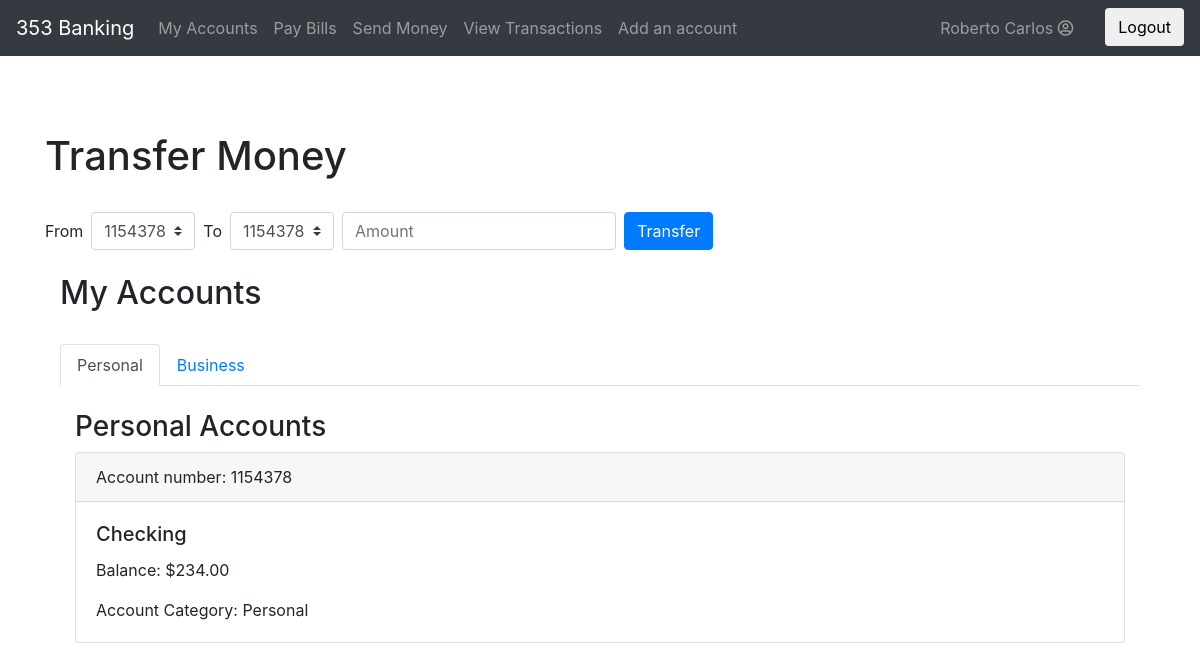
/index.php?page=accounts (signed in), run on the app's committed database.
### tables this page shows
CREATE TABLE `account` (
  `account_number` int(11) NOT NULL,
  `account_type` varchar(255) DEFAULT NULL,
  `account_interest` decimal(5,2) DEFAULT NULL,
  `balance` decimal(11,2) DEFAULT NULL,
  `charge_plan_id` int(11) DEFAULT NULL,
  `account_category` varchar(255) DEFAULT NULL,
  PRIMARY KEY (`account_number`),
  FOREIGN KEY (`charge_plan_id`) REFERENCES `charge_plan` (`charge_id`)
);

### classes/account/accountDAO.php (called while the page is built, shortened)
<?php
require_once 'account.php';
class AccountDAO {
	private $connectString;
	private $user;
	private $password;
	function __construct() {
		$this->connectString = "mysql:host=localhost;dbname=gec353_2;charset=utf8mb4";
		$this->user = "root";
		$this->password = "";
	}
	public function getAccountsByClient($id) {
		try {
			$pdo = new PDO($this->connectString, $this->user, $this->password);
			$pdo->setAttribute(PDO::ATTR_ERRMODE, PDO::ERRMODE_EXCEPTION);
			$stmt = $pdo->prepare("SELECT *
					FROM account
					JOIN client_account ON client_account.account_number = account.account_number
					JOIN client ON client_account.client_id = client.client_id
					WHERE client.client_id=:id");
			$stmt->bindValue(':id', $id);
			$stmt->execute();
			$stmt->setFetchMode(PDO::FETCH_CLASS | PDO::FETCH_PROPS_LATE, 'Account');
			while ($account = $stmt->fetch()) {
				$responseRow["number"] = $account->getNumber();
				$responseRow["type"] = $account->getType();
				$responseRow["balance"] = $account->getBalance();
				$responseRow["chargeId"] = $account->getChargeId();
				$responseRow["interest"] = $account->getInterest();
				$responseRow["category"] = $account->getCategory();
				$response[] = $responseRow;
			}
			return $response;
		} catch (PDOException $e) {
			echo ($e->getMessage());
		} finally {
			unset($pdo);
		}
	}
	public function getAccountsByClientAndCategory($id, $category) {
		try {
			$pdo = new PDO($this->connectString, $this->user, $this->password);
			$pdo->setAttribute(PDO::ATTR_ERRMODE, PDO::ERRMODE_EXCEPTION);
			$stmt = $pdo->prepare("SELECT *
					FROM account
					JOIN client_account ON client_account.account_number = account.account_number
					JOIN client ON client_account.client_id = client.client_id
					WHERE client.client_id=:id AND account_category=:category");
			$stmt->bindValue(':id', $id);
			$stmt->bindValue(':category', $category);
			$stmt->execute();
			$stmt->setFetchMode(PDO::FETCH_CLASS | PDO::FETCH_PROPS_LATE, 'Account');
			$response = [];
			while ($account = $stmt->fetch()) {
				$responseRow["number"] = $account->getNumber();
				$responseRow["type"] = $account->getType();
				$responseRow["balance"] = $account->getBalance();
				$responseRow["chargeId"] = $account->getChargeId();
				$responseRow["interest"] = $account->getInterest();
				$responseRow["category"] = $account->getCategory();
				$response[] = $responseRow;
			}
			return $response;
		} catch (PDOException $e) {
			echo ($e->getMessage());
		} finally {
			unset($pdo);
		}
	}
}

### classes/account/account.php (called while the page is built, shortened)
<?php
	class Account {
		private $account_number;
		private $account_type;
		private $balance;
		private $charge_plan_id;
		private $account_interest;
		private $account_category;
		public function getNumber(){
			return $this->account_number;
		}
		public function setNumber($account_number){
			$this->account_number = $account_number;
		}
		public function getType(){
			return $this->account_type;
		}
		public function setType($account_type){
			$this->account_type = $account_type;
		}
		public function getBalance(){
			return $this->balance;
		}
		public function setBalance($balance){
			$this->balance = $balance;
		}
		public function getChargeId(){
			return $this->charge_plan_id;
		}
		public function setChargeId($charge_plan_id){
			$this->charge_plan_id = $charge_plan_id;
		}
		public function getInterest(){
			return $this->account_interest;
		}
		public function setInterest($account_interest){
			$this->account_interest = $account_interest;
		}
		public function getCategory(){
			return $this->account_category;
		}
		public function setCategory($account_category){
			$this->account_category = $account_category;
		}
	}

### views/accounts.php (the view, shortened to what this page needs)
<main role="main" class="container my-5">
    <h1> Transfer Money </h1>
    <form class="form-inline" action="actions.php" method="post">
        <label class="mr-sm-2" for="inlineFormCustomSelect">From</label>
        <select class="custom-select mr-sm-2" id="inlineFormCustomSelect" name="from">
            <?php
            include 'classes/account/accountDAO.php';
            $db = new AccountDAO();
            foreach ($db->getAccountsByClient($_SESSION['client']['id']) as $account) {
                ?>
            <option value="<?php echo $account['number'] ?>"><?php echo $account['number'] ?></option>
            <?php }?>
        </select>
        <label class="mr-sm-2" for="inlineFormCustomSelect">To</label>
        <select class="custom-select mr-sm-2" id="inlineFormCustomSelect" name="to">
            <?php
                foreach ($db->getAccountsByClient($_SESSION['client']['id']) as $account) {
                    ?>
                <option value="<?php echo $account['number'] ?>"><?php echo $account['number'] ?></option>
            <?php }?>
        </select>
        <input type="number" class="form-control mb-2 mr-sm-2 mb-sm-0" id="inlineFormInputGroup" placeholder="Amount" name="amount">
        <button type="submit" class="btn btn-primary" name="transfer">Transfer</button>
    </form>
    <div class="container">
        <h2>My Accounts</h2>
        <br>
        <ul class="nav nav-tabs" role="tablist">
            <li class="nav-item">
                <a class="nav-link active" data-toggle="tab" href="#home">Personal</a>
            </li>
            <li class="nav-item">
                <a class="nav-link" data-toggle="tab" href="#menu1">Business</a>
            </li>
        </ul>
        <div class="tab-content">
            <div id="home" class="container tab-pane active"><br>
                <h3>Personal Accounts</h3>
                <?php
                foreach ($db->getAccountsByClientAndCategory($_SESSION['client']['id'], 'personal') as $account) {
                    ?>
                    <div class="card">
                        <div class="card-header">
                            <?php echo 'Account number: ' . $account['number']; ?>
                        </div>
                        <div class="card-body">
                            <h5 class="card-title"><?php echo ucfirst($account['type']); ?></h5>
                            <p class="card-text">Balance: $<?php echo ucfirst($account['balance']); ?></p>
                            <p class="card-text">Account Category: <?php echo ucfirst($account['category']); ?></p>
                        </div>
                    </div>
                <?php }?>
            </div>
        </div>
    </div>
    <br/>
</main>

### static/css/mystyle.css (style rules this page uses)
html { position: relative; min-height: 100%; }
body { padding-top: 1.5rem; margin-bottom: 60px; }
body > .container { padding: 60px 15px 0; }

### data on the page
account: number "1154378", account_type "Checking", balance "234.00", account_category "Personal"

### other printed values
$_SESSION['client']['firstName'] "Roberto"
$_SESSION['client']['lastName'] "Carlos"
form field from "1154378"
form field to "1154378"
